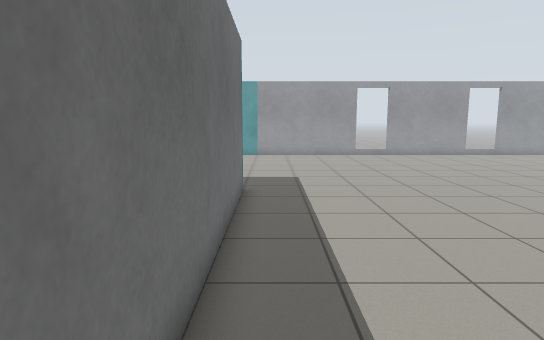
View 1 (above)

19 first-person views from a walk through a world built for the Gazebo simulator. The camera is 1.2 m above the floor, tilts 8° down and sees 75° across. The floor is counted in squares, 0.5 m on a side. Each view is taken from the middle of a square. On the plan, view 1 faces up. The plan holds only what a view shows up to about 20 squares ahead; the rest is blank.

View 2
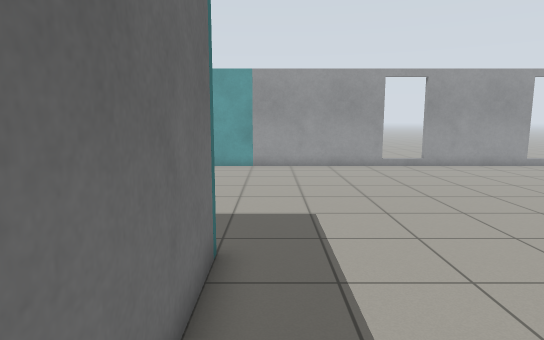

View 3
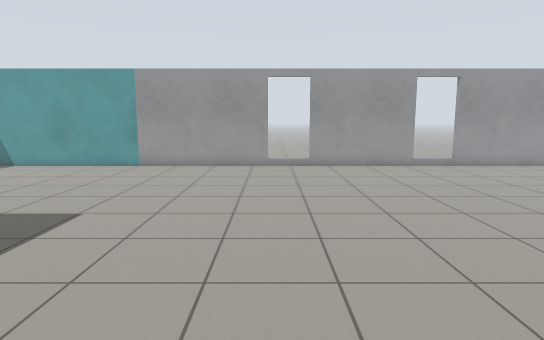

View 4
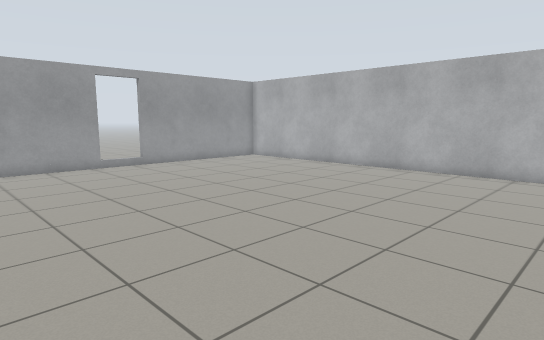

View 5
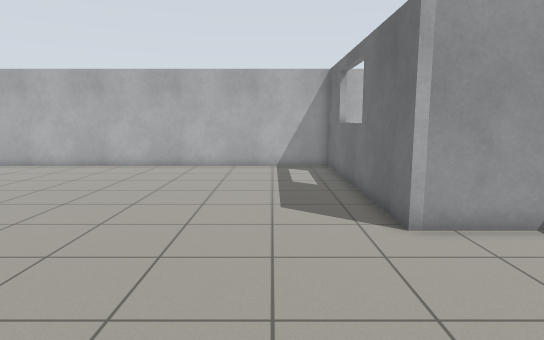

View 6
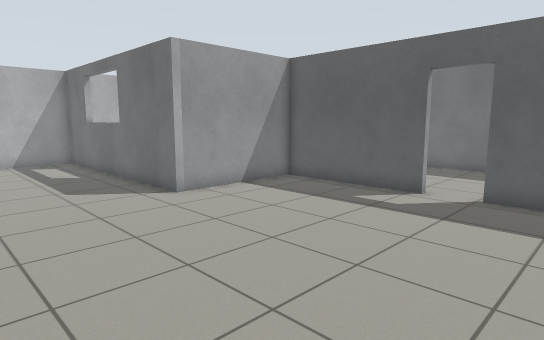

View 7
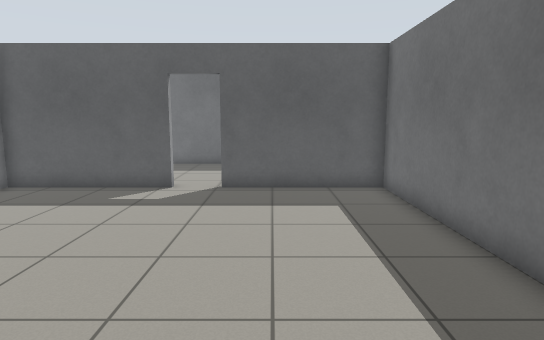

View 8
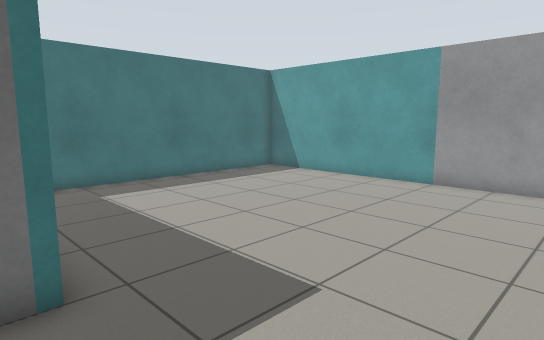

View 9
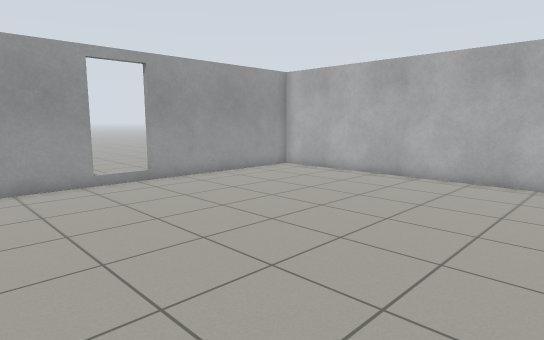

View 10
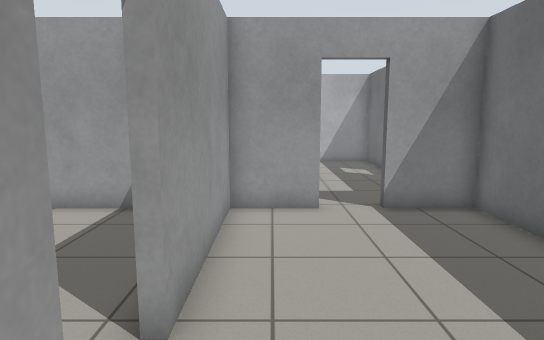

View 11
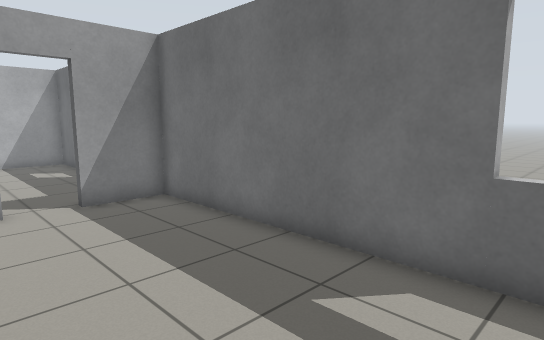

View 12
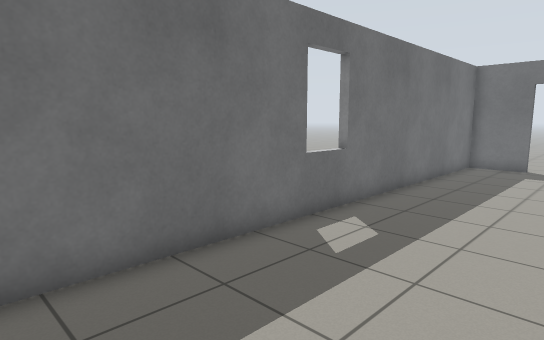

View 13
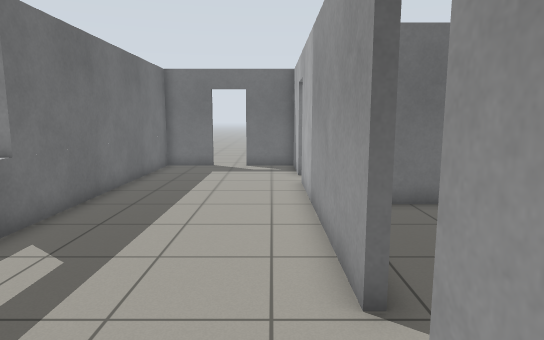

View 14
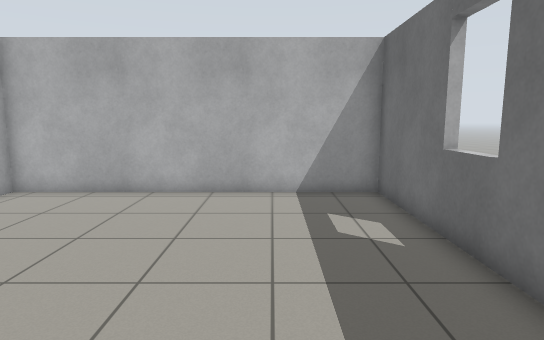

View 15
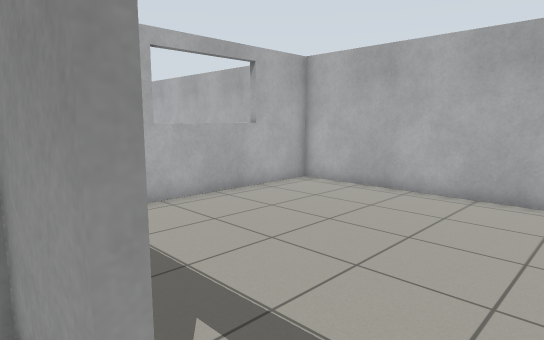

View 16
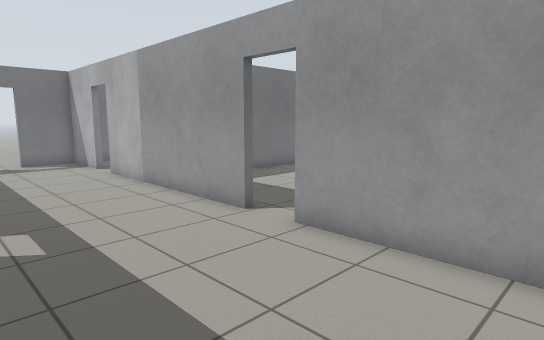

View 17
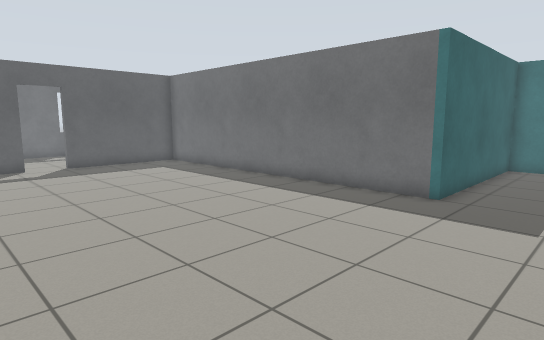

View 18
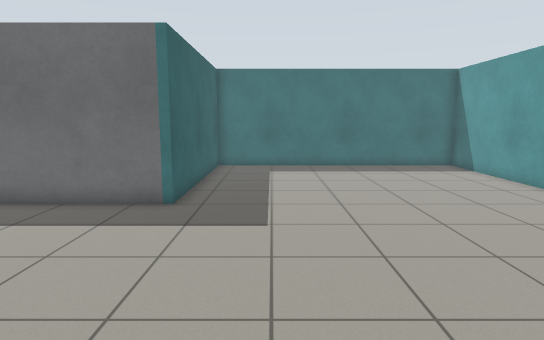

View 19
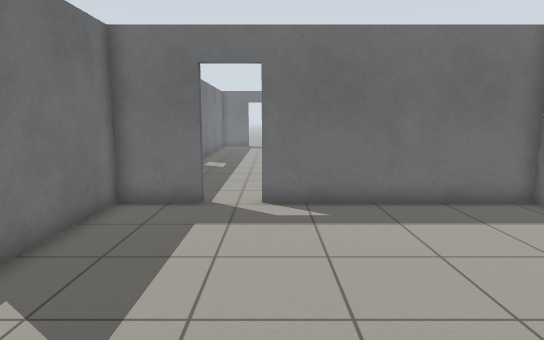

### Floor plan
Points are (right, up) in squares from view 1. A wall is a line through its corners. A room is listed if a view was taken in it or the views show most of it. See-through windows are left out.
Room 1 (views 1, 2, 3, 4, 5, 6, 7, 8, 9, 17, 18)
walls: (6.5, -3.6) (12.5, -3.6) (12.5, 2) (23.7, 2) (23.7, 24.6) (-9.7, 24.6) (-9.7, 12.2) (-1, 12.2) (-1, -3.6) (4.9, -3.6)
ways out: open door at (5.5, -4) to room 2; gap at (6, 25); gap at (8, 25)
Room 2 (views 10, 11, 12, 13, 14, 15, 16)
walls: (4.9, -3.8) (-4.6, -3.8); (-6.4, -3.8) (-9.7, -3.8) (-9.7, -6.4); (-9.7, -8.1) (-9.7, -10.5) (12.5, -10.5) (12.5, -8); (12.5, -6.4) (12.5, -3.8) (6.5, -3.8)
ways out: open door at (5.5, -4) to room 1; open door at (13, -7.5) to room 3; open door at (-10, -7.5); open door at (-5.5, -4)
Room 3 (view 19)
walls: (12.8, -8) (12.8, -10.5) (23.7, -10.5) (23.7, 1.7) (16.5, 1.7); (12.8, 1.7) (12.8, -6.4)
ways out: open door at (13, -7.5) to room 2

Positions as (right, up) in squares from view 1, and headings:
1: (0, 0), facing up
2: (0, 6), facing up
3: (6, 6), facing up
4: (7, 6), facing up-right
5: (5, 5), facing right
6: (2, 8), facing down-right
7: (3, 9), facing down
8: (4, 11), facing up-left
9: (9, 11), facing up-right
10: (3, -5), facing right
11: (2, -5), facing down-right
12: (10, -5), facing down-left
13: (9, -5), facing left
14: (12, -7), facing right
15: (12, -8), facing up-right
16: (12, -10), facing up-left
17: (10, 16), facing down-left
18: (9, 15), facing left
19: (23, -6), facing left
